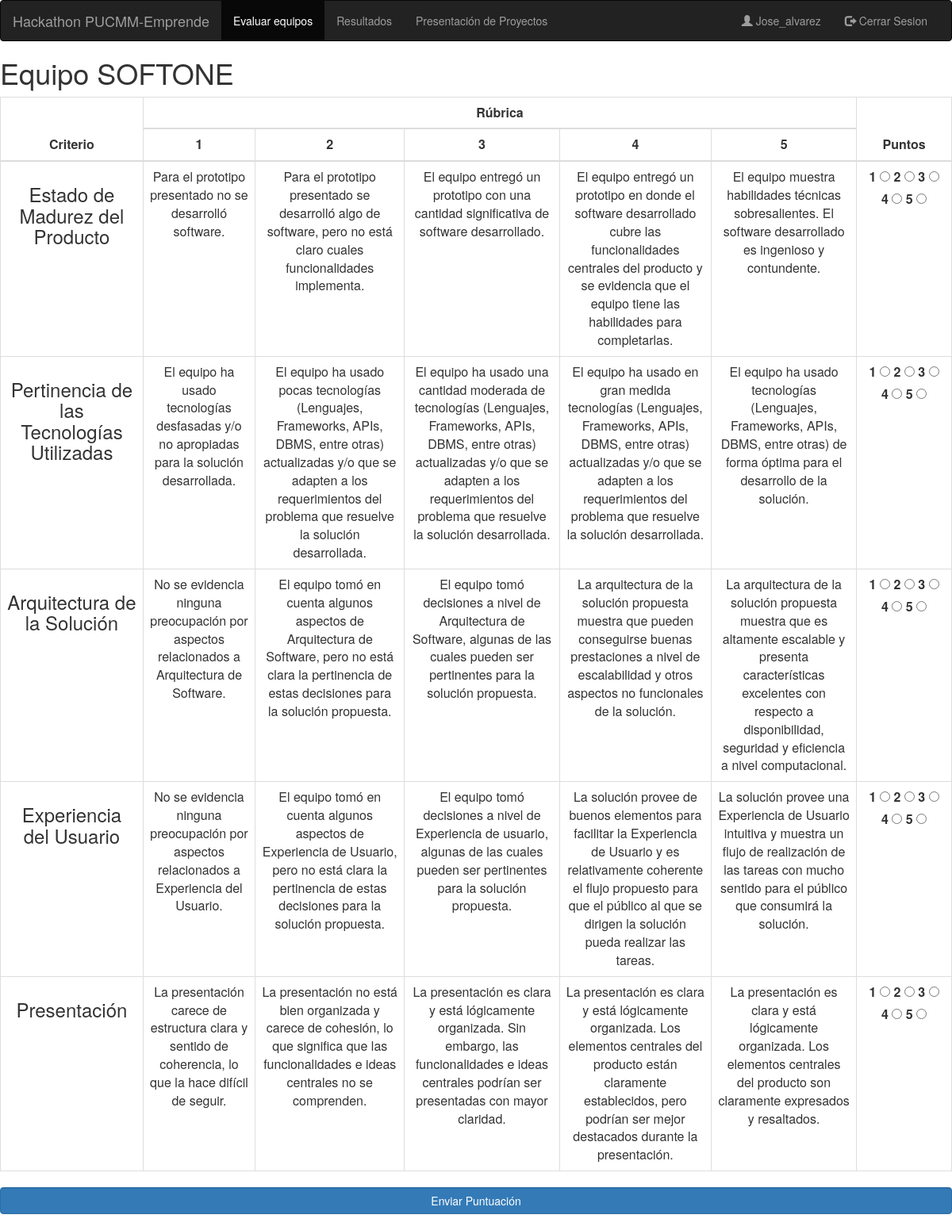
Page /equipos-evaluar/equipo/2 (signed in) on the committed database.
### evaluacion/models.py (models this page shows, shortened)
class Equipo(models.Model):
    nombre = models.CharField(max_length=15, null=False, blank=False)
    puntuacion = models.IntegerField(default=0)
    habilitado = models.BooleanField(null=False, default=True)

class Criterio(models.Model):
    nombre = models.CharField(max_length=50, null=False, blank=False, default='')
    explicacion1 = models.TextField(max_length=250, null=False, default='')
    explicacion2 = models.TextField(max_length=250, null=False, default='')
    explicacion3 = models.TextField(max_length=250, null=False, default='')
    explicacion4 = models.TextField(max_length=250, null=False, default='')
    explicacion5 = models.TextField(max_length=250, null=False, default='')
    tipo_jurado = models.SmallIntegerField(choices=TipoJurado.TIPOS_JURADO)

### evaluacion/views.py (the view, shortened to what this page needs)
# urls.py: path('equipos-evaluar/equipo/<int:pk>', EvaluarEquipo.as_view(), name='equipos-evaluar'),
class EvaluarEquipo(LoginRequiredMixin, DetailView):
    model = Equipo
    template_name = 'evaluar-equipo.html'
    login_url = settings.LOGIN_URL
    def get_context_data(self, **kwargs):
        context = super(EvaluarEquipo, self).get_context_data(**kwargs)
        jurado = Jurado.objects.filter(user=self.request.user).first()
        context['criterios'] = Criterio.objects.all().filter(tipo_jurado=jurado.tipo)
        return context

### evaluacion/templates/evaluar-equipo.html (shortened to what this page needs)
<html>
{% load bootstrap3 %}
    {% bootstrap_css %}
{% block navbar %}
    <nav class="navbar navbar-inverse">
        <div class="container-fluid">
            <div class="navbar-header">
                <a class="navbar-brand">Hackathon PUCMM-Emprende</a>
            </div>
            <div class="collapse navbar-collapse" id="myNavbar">
                <ul class="nav navbar-nav">
                    <li class="active"><a href="/equipos-evaluar">Evaluar equipos</a></li>
                    <li><a href="/resultados">Resultados</a></li>
                    <li><a href="/presentacion-equipos">Presentación de Proyectos</a></li>
                </ul>
                <ul class="nav navbar-nav navbar-right">
                    <li><a href="#"><span class="glyphicon glyphicon-user"></span> {{ user.get_username | capfirst }}
                    </a></li>
                    <li><a href="/logout"><span class="glyphicon glyphicon-log-out"></span> Cerrar Sesion</a></li>
                </ul>
            </div>
        </div>
    </nav>
{% endblock %}
{% block content %}
    <div class="list-group">
        <h1>Equipo {{ object.nombre }}</h1>
        <form action="/equipos-evaluar/equipo/{{ object.id }}" method="post">
            <table class="table table-bordered">
                <thead>
                <tr>
                    <th class="text-center" rowspan="2" width="15%">Criterio</th>
                    <th class="text-center" colspan="5">Rúbrica</th>
                    <th class="text-center" rowspan="2" width="10%">Puntos</th>
                </tr>
                <tr>
                    <th class="text-center">1</th>
                    <th class="text-center">2</th>
                    <th class="text-center">3</th>
                    <th class="text-center">4</th>
                    <th class="text-center">5</th>
                </tr>
                </thead>
                <tbody>
                {% for c in criterios %}
                    <tr>
                        <td rowspan="1" class="text-center"><h3>{{ c.nombre }}</h3></td>
                        <td class="text-center">{{ c.explicacion1 }}</td>
                        <td class="text-center">{{ c.explicacion2 }}</td>
                        <td class="text-center">{{ c.explicacion3 }}</td>
                        <td class="text-center">{{ c.explicacion4 }}</td>
                        <td class="text-center">{{ c.explicacion5 }}</td>
                        <td class="text-center">
                            <fieldset id="group1">
                                <label>1
                                    <input type="radio" value="1" name="group-{{ c.id }}">
                                </label>
                                <label>2
                                    <input type="radio" value="2" name="group-{{ c.id }}">
                                </label>
                                <label>3
                                    <input type="radio" value="3" name="group-{{ c.id }}">
                                </label>
                                <label>4
                                    <input type="radio" value="4" name="group-{{ c.id }}">
                                </label>
                                <label>5
                                    <input type="radio" value="5" name="group-{{ c.id }}">
                                </label>
                            </fieldset>
                        </td>
                    </tr>
                {% endfor %}
                </tbody>
            </table>
            <input value="Enviar Puntuación" type="submit" class="btn btn-primary form-control">
        </form>
    </div>
{% endblock %}
</html>

### rows in the picture
Equipo: nombre "SOFTONE"
Criterio: nombre "Estado de Madurez del Producto", explicacion1 "Para el prototipo presentado no se desarrolló software.", explicacion2 "Para el prototipo presentado se desarrolló algo de software, pero no está claro cuales funcionalidades implementa.", explicacion3 "El equipo entregó un prototipo con una cantidad significativa de software desarrollado.", explicacion4 "El equipo entregó un prototipo en donde el software desarrollado cubre las funcionalidades centrales del producto y se evidencia que el equipo tiene las habilidades para completarlas.", explicacion5 "El equipo muestra habilidades técnicas sobresalientes. El software desarrollado es ingenioso y contundente."
Criterio: nombre "Pertinencia de las Tecnologías Utilizadas", explicacion1 "El equipo ha usado tecnologías desfasadas y/o no apropiadas para la solución desarrollada.", explicacion2 "El equipo ha usado pocas tecnologías (Lenguajes, Frameworks, APIs, DBMS, entre otras) actualizadas y/o que se adapten a los requerimientos del problema que resuelve la solución desarrollada.", explicacion3 "El equipo ha usado una cantidad moderada de tecnologías (Lenguajes, Frameworks, APIs, DBMS, entre otras) actualizadas y/o que se adapten a los requerimientos del problema que resuelve la solución desarrollada.", explicacion4 "El equipo ha usado en gran medida tecnologías (Lenguajes, Frameworks, APIs, DBMS, entre otras) actualizadas y/o que se adapten a los requerimientos del problema que resuelve la solución desarrollada.", explicacion5 "El equipo ha usado tecnologías (Lenguajes, Frameworks, APIs, DBMS, entre otras) de forma óptima para el desarrollo de la solución."
Criterio: nombre "Arquitectura de la Solución", explicacion1 "No se evidencia ninguna preocupación por aspectos relacionados a Arquitectura de Software.", explicacion2 "El equipo tomó en cuenta algunos aspectos de Arquitectura de Software, pero no está clara la pertinencia de estas decisiones para la solución propuesta.", explicacion3 "El equipo tomó decisiones a nivel de Arquitectura de Software, algunas de las cuales pueden ser pertinentes para la solución propuesta.", explicacion4 "La arquitectura de la solución propuesta muestra que pueden conseguirse buenas prestaciones a nivel de escalabilidad y otros aspectos no funcionales de la solución.", explicacion5 "La arquitectura de la solución propuesta muestra que es altamente escalable y presenta características excelentes con respecto a disponibilidad, seguridad y eficiencia a nivel computacional."
Criterio: nombre "Experiencia del Usuario", explicacion1 "No se evidencia ninguna preocupación por aspectos relacionados a Experiencia del Usuario.", explicacion2 "El equipo tomó en cuenta algunos aspectos de Experiencia de Usuario, pero no está clara la pertinencia de estas decisiones para la solución propuesta.", explicacion3 "El equipo tomó decisiones a nivel de Experiencia de usuario, algunas de las cuales pueden ser pertinentes para la solución propuesta.", explicacion4 "La solución provee de buenos elementos para facilitar la Experiencia de Usuario y es relativamente coherente el flujo propuesto para que el público al que se dirigen la solución pueda realizar las tareas.", explicacion5 "La solución provee una Experiencia de Usuario intuitiva y muestra un flujo de realización de las tareas con mucho sentido para el público que consumirá la solución."
Criterio: nombre "Presentación", explicacion1 "La presentación carece de estructura clara y sentido de coherencia, lo que la hace difícil de seguir.", explicacion2 "La presentación no está bien organizada y carece de cohesión, lo que significa que las funcionalidades e ideas centrales no se comprenden.", explicacion3 "La presentación es clara y está lógicamente organizada. Sin embargo, las funcionalidades e ideas centrales podrían ser presentadas con mayor claridad.", explicacion4 "La presentación es clara y está lógicamente organizada. Los elementos centrales del producto están claramente establecidos, pero podrían ser mejor destacados durante la presentación.", explicacion5 "La presentación es clara y está lógicamente organizada. Los elementos centrales del producto son claramente expresados y resaltados."

### other values in the picture
{{ user.get_username | capfirst }} "Jose_alvarez"
